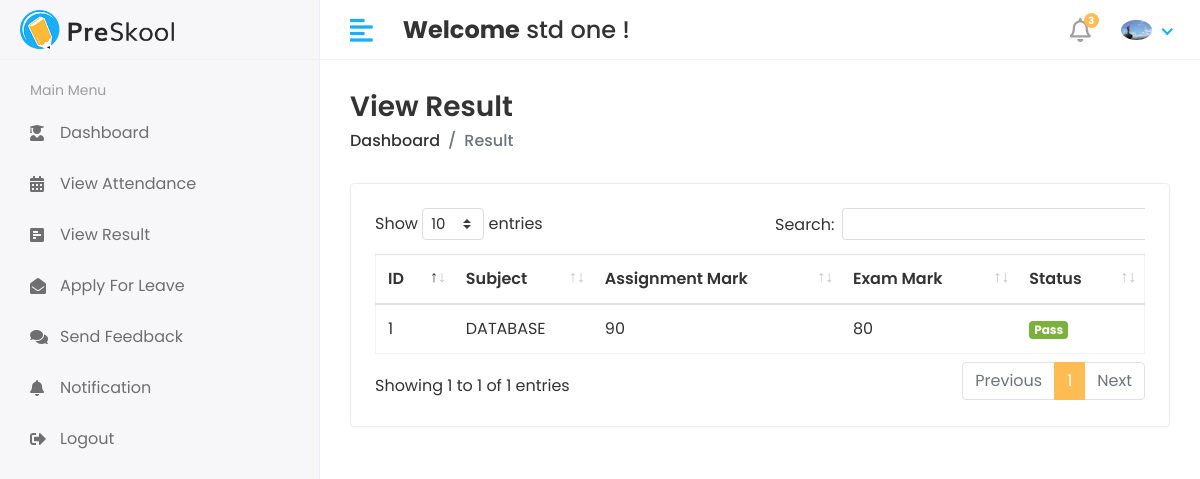
Page /Student/View_Result (signed in) on the committed database.
### app/models.py (models this page shows, shortened)
class CustomUser(AbstractUser):
    USER = (
        (1, 'HOD'),
        (2, 'STAFF'),
        (3, 'STUDENT'),
    )
    user_type = models.CharField(
        choices=USER, max_length=59, default=1)  # type: ignore
    profile_pic = models.ImageField(upload_to='media/profile_pic')

class Student_Result(models.Model):
    student_id = models.ForeignKey(Student, on_delete=models.CASCADE)
    subject_id = models.ForeignKey(Subject, on_delete=models.CASCADE)
    assignment_mark = models.IntegerField()
    exam_mark = models.IntegerField()
    created_at = models.DateTimeField(auto_now_add=True)
    updated_at = models.DateTimeField(auto_now=True)

class Subject(models.Model):
    name = models.CharField(max_length=100)
    course_id = models.ForeignKey(Course, on_delete=models.CASCADE)
    staff = models.ForeignKey(Staff, on_delete=models.CASCADE)
    created_at = models.DateTimeField(auto_now_add=True, null=True, blank=True)
    updated_at = models.DateTimeField(auto_now=True)

### app/Student_Views.py (the view)
def VIEW_RESULT(request):
    mark = None
    student = Student.objects.get(admin=request.user.id)
    result = Student_Result.objects.filter(student_id=student)
    for i in result:
        assignment_mark = i.assignment_mark
        exam_mark = i.exam_mark
        mark = assignment_mark + exam_mark
    context = {
        'result': result,
        'mark': mark,
    }
    return render(request, 'Student/view_result.html', context)

### templates/Student/view_result.html
{% extends 'base.html' %}
{% block content %}
{% load static %}
{% block head %}
<link rel="stylesheet" href="{% static 'assets/plugins/datatables/datatables.min.css' %}">
{% endblock head %}
<div class="page-header">
    <div class="row align-items-center">
        <div class="col">
            <h3 class="page-title">View Result</h3>
            <ul class="breadcrumb">
                <li class="breadcrumb-item"><a href="{% url 'Hod_home' %}">Dashboard</a></li>
                <li class="breadcrumb-item active">Result</li>
            </ul>
        </div>
    </div>
</div>
<div class="row">
    <div class="col-sm-12">
        <div class="card">
            <div class="card-body">
                <div class="table-responsive">
                    <table id="table_id" class="table table-stripped">
                        <thead>
                            <tr>
                                <th>ID</th>
                                <th>Subject </th>
                                <th>Assignment Mark</th>
                                <th>Exam Mark</th>
                                <th>Status</th>
                            </tr>
                        </thead>
                        <tbody>
                            {% for i in result %}
                            <tr>
                                <td>{{ i.id }}</td>
                                <td>{{ i.subject_id.name }}</td>
                                <td>{{ i.assignment_mark }}</td>
                                <td>{{ i.exam_mark }}</td>
                                <td>
                                    {% if mark >= 50 %}
                                    <span class="badge badge-success">Pass</span>
                                    {% else %}
                                    <span class="badge badge-danger">Fail</span>
                                    {% endif %}
                                </td>
                            </tr>
                            {% endfor %}
                        </tbody>
                    </table>
                </div>
            </div>
        </div>
    </div>
</div>
{% endblock content %}

### templates/includes/header.html (shortened to what this page needs)
{% load static %}
<div class="header">
    <div class="header-left">
        <a href="index.html" class="logo">
            <img src=" {% static 'assets/img/logo.png' %}" alt="Logo">
        </a>
    </div>
    <a href="javascript:void(0);" id="toggle_btn">
        <i class="fas fa-align-left"></i>
    </a>
    <div class="top-nav-search mt-3">
        <h4><strong>Welcome</strong>&nbsp;<span>{{ user.first_name }} {{ user.last_name }}</span>&nbsp;!</h4>
    </div>
    <ul class="nav user-menu">
        <li class="nav-item dropdown noti-dropdown">
            <a href="#" class="dropdown-toggle nav-link" data-toggle="dropdown">
                <i class="far fa-bell"></i> <span class="badge badge-pill">3</span>
            </a>
        </li>
        <li class="nav-item dropdown has-arrow">
            <a href="#" class="dropdown-toggle nav-link" data-toggle="dropdown">
                {% if user.profile_pic == '' %}
                <span class="user-img"><img class="rounded-circle" src="{% static 'assets/img/noimage.png' %}"
                        width="31"></span>
                {% else %}
                <span class="user-img"><img class="rounded-circle" src="/{{ user.profile_pic }}" width="31"></span>
                {% endif %}
            </a>
        </li>
    </ul>
</div>

### static/assets/css/style.css (style rules this page uses)
html { height: 100%; }
body { background-color: #fff; color: #333; font-family: 'Poppins', sans-serif; font-size: 1rem; height: 100%; line-height: 1.5; overflow-x: hidden; }
h1, h2, h3, h4, h5, h6 { font-family: 'Poppins', sans-serif; margin-top: 0; }
a { color: #009ce7; }
input, button, a { transition: all 0.4s ease; -moz-transition: all 0.4s ease; -o-transition: all 0.4s ease; -ms-transition: all 0.4s ease; -webkit-transition: all 0.4s ease; }
ul, ol { padding: 0px; list-style: none; }
.table { color: #333; max-width: 100%; margin-bottom: 0; width: 100%; }
.table.dataTable { border-collapse: collapse !important; border: 1px solid rgba(0, 0, 0, 0.05); }
.table thead tr th { font-weight: 600; }
.table tbody tr { border-bottom: 1px solid rgba(0, 0, 0, 0.05); }
.bg-success, .badge-success { background-color: #7bb13c !important; }
.card { border: 1px solid #ececf5; box-shadow: 0 1px 3px 0 rgba(0, 0, 0, 0.03); margin-bottom: 1.875rem; }
.card-body { padding: 1.5rem; }
.header { background-color: #fff; border-bottom: 1px solid #f3f3f4; left: 0; position: fixed; right: 0; top: 0; z-index: 1001; height: 60px; }
.header .header-left { float: left; height: 60px; padding: 0 20px; position: relative; width: 320px; z-index: 1; transition: all 0.2s ease-in-out; background-color: #f7f7fa; border-bottom: 1px solid #efefef; border-right: 1px solid #ececf5; display: flex; align-items: center; }
.header .header-left .logo { display: inline-block; line-height: 60px; }
.header .header-left .logo img { max-height: 40px; width: auto; }
.header .dropdown-toggle:after { display: none; }
.header .has-arrow .dropdown-toggle:after { border-top: 0; border-left: 0; border-bottom: 2px solid #18aefa; border-right: 2px solid #18aefa; content: ''; height: 8px; display: inline-block; pointer-events: none; -webkit-transform-origin: 66% 66%; -ms-transform-origin: 66% 66%; transform-origin: 66% 66%; -webkit-transform: rotate(45deg); -ms-transform: rotate(45deg); transform: rotate(45deg); -webkit-transition: all 0.15s ease-in-out; transition: all 0.15s ease-in-out; width: 8px; vertical-align: 0px; }
.user-menu { float: right; margin: 0; position: relative; z-index: 99; padding-right: 15px; }
.user-menu.nav > li > a { color: #a0a0a0; font-size: 14px; line-height: 58px; padding: 0 15px; height: 60px; }
.user-img { margin-right: 3px; position: relative; }
.top-nav-search { float: left; margin-left: 15px; }
.page-header { margin-bottom: 1.875rem; }
.page-header .breadcrumb { background-color: transparent; color: #6c757d; font-size: 1rem; font-weight: 500; margin-bottom: 0; padding: 0; }
.page-header .breadcrumb a { color: #333; }
.page-title { font-size: 28px; font-weight: 600; color: #333; margin-bottom: 5px; }
.user-menu.nav > li > a .badge { background-color: #FFBC53; display: block; font-size: 10px; font-weight: bold; height: 15px; width: 15px; position: absolute; right: 7px; top: 13px; color: #fff; padding: 3px; }
.user-menu.nav > li > a > i { font-size: 1.5rem; line-height: 60px; }
@media (min-width: 992px) { #toggle_btn { align-items: center; color: #18aefa; display: inline-flex; float: left; font-size: 26px; height: 60px; justify-content: center; margin-left: 15px; padding: 0 15px; } }

### rows in the picture
CustomUser: first_name "std", last_name "one", profile_pic (picture)
Student_Result: id "1", subject_id.name "DATABASE", assignment_mark "90", exam_mark "80"
